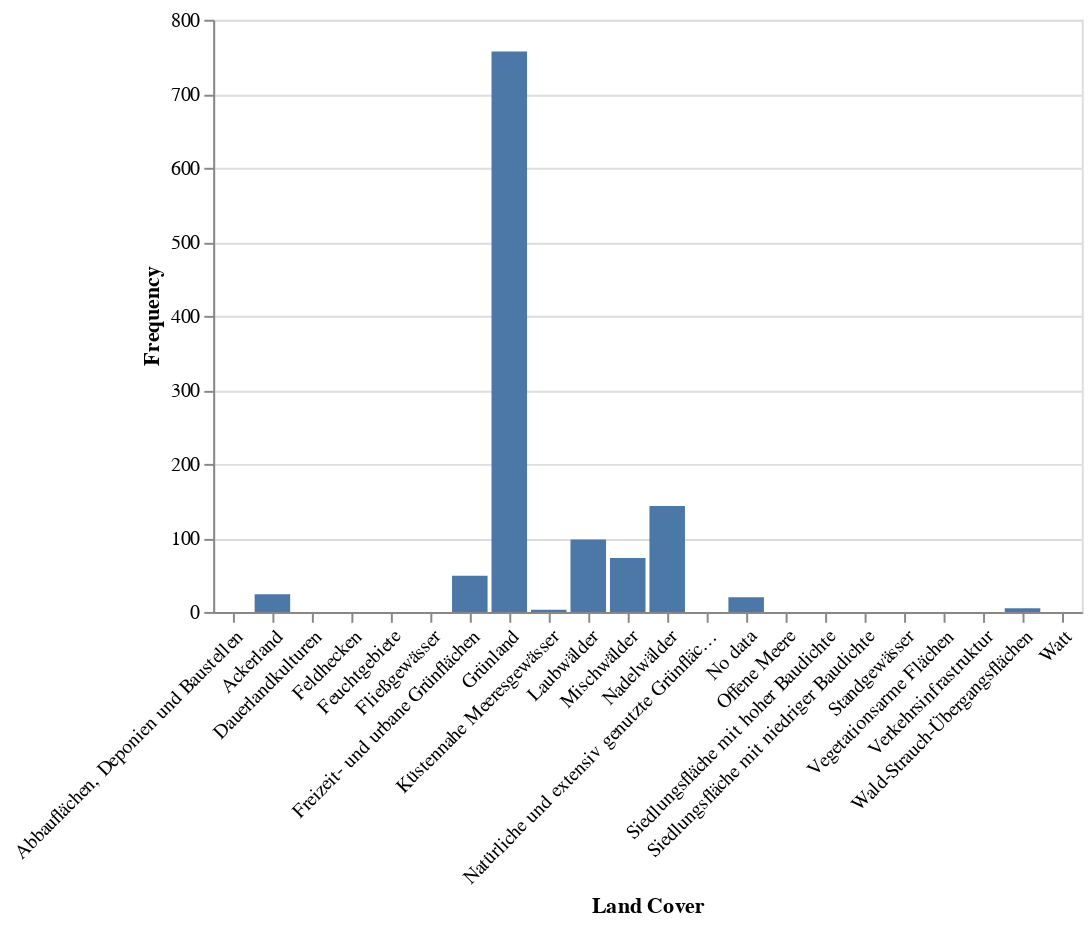

Source (notebook cell):
### Code cell
#Show the plot from Felis silvestris
alt.Chart.from_dict(plot_felis_silvestris.spec)

### Figure 1 — Vega-Lite specification as saved in the notebook (floating-point values rounded to 4 significant figures)
{"config": {"view": {"continuousWidth": 300, "continuousHeight": 300}}, "data": {"name": "data-bd700742bfda96dec8aabbb2e57cbfb5"}, "mark": "bar", "encoding": {"x": {"axis": {"labelAngle": -45}, "field": "Land Cover", "type": "nominal"}, "y": {"field": "Frequency", "type": "quantitative"}}, "width": "container", "$schema": "https://vega.github.io/schema/vega-lite/v5.json", "datasets": {"data-bd700742bfda96dec8aabbb2e57cbfb5": [{"Frequency": 0, "Land Cover": "Abbauflächen, Deponien und Baustellen"}, {"Frequency": 24, "Land Cover": "Ackerland"}, {"Frequency": 0, "Land Cover": "Dauerlandkulturen"}, {"Frequency": 0, "Land Cover": "Feldhecken"}, {"Frequency": 0, "Land Cover": "Feuchtgebiete"}, {"Frequency": 0, "Land Cover": "Fließgewässer"}, {"Frequency": 49, "Land Cover": "Freizeit- und urbane Grünflächen"}, {"Frequency": 757, "Land Cover": "Grünland"}, {"Frequency": 3, "Land Cover": "Küstennahe Meeresgewässer"}, {"Frequency": 98, "Land Cover": "Laubwälder"}, {"Frequency": 73, "Land Cover": "Mischwälder"}, {"Frequency": 143, "Land Cover": "Nadelwälder"}, {"Frequency": 0, "Land Cover": "Natürliche und extensiv genutzte Grünflächen"}, {"Frequency": 20, "Land Cover": "No data"}, {"Frequency": 0, "Land Cover": "Offene Meere"}, {"Frequency": 0, "Land Cover": "Siedlungsfläche mit hoher Baudichte"}, {"Frequency": 0, "Land Cover": "Siedlungsfläche mit niedriger Baudichte"}, {"Frequency": 0, "Land Cover": "Standgewässer"}, {"Frequency": 0, "Land Cover": "Vegetationsarme Flächen"}, {"Frequency": 0, "Land Cover": "Verkehrsinfrastruktur"}, {"Frequency": 5, "Land Cover": "Wald-Strauch-Übergangsflächen"}, {"Frequency": 0, "Land Cover": "Watt"}]}}
